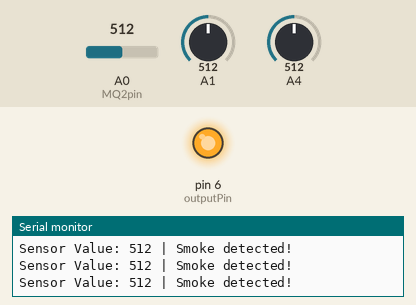
The sketch below on a simulated Arduino Uno, built with avr-gcc and run on an emulated ATmega328P. Shown: output pins drawn as LEDs (lit = HIGH), the last lines printed to the serial monitor. The inputs (shaded band) are chosen by the test bench; at power-on: A0 (MQ2pin) = 512, A1 = 512, A4 = 512. No radio packets arrive unless stated.

Above: at 1.2 s.
1.3 s: A0 (MQ2pin) set to 410
4.3 s: A0 (MQ2pin) set to 392
At 4.8 s:
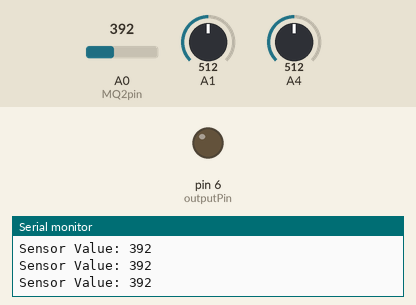
5.8 s: A0 (MQ2pin) set to 511
At 7.2 s:
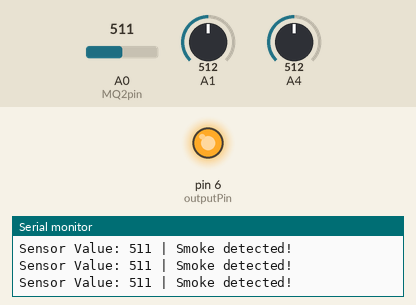
8.8 s: A0 (MQ2pin) set to 390
At 10.1 s:
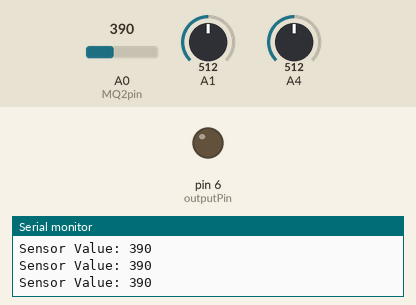
Timing chart, 0 to 11.3 s (numbered marks = the images above; inputs shaded):
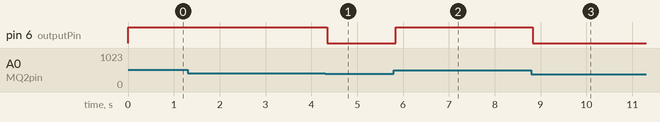

Measured:
- the behaviour switches between 401 and 400 on A0 (MQ2pin) (found by bisection; images 0 and 1)
- after the input at 4.3 s, pin 6 (outputPin): HIGH → LOW at once
- after the input at 5.8 s, pin 6 (outputPin): LOW → HIGH at once
- after the input at 8.8 s, pin 6 (outputPin): HIGH → LOW at once

The sketch:

Alat_sensor_gas_transmitter.ino
```cpp
#include <SPI.h>
#include <nRF24L01.h>
#include <RF24.h>
#define MQ2pin (0)

int sensorValue;
int outputPin = 6;

const uint64_t pipe = 0xE8E8F0F0E1LL;
RF24 radio(7, 8); // CE, CSN

void setup(){
  Serial.begin(9600);
  radio.begin();
  radio.openWritingPipe(pipe);
  radio.setDataRate(RF24_250KBPS);
  pinMode(outputPin,OUTPUT);
}

int i=0;

void loop(){
  sensorValue = analogRead(MQ2pin);
  Serial.print("Sensor Value: ");
  Serial.print(sensorValue);

  if(sensorValue > 400){
    Serial.print(" | Smoke detected!");
    digitalWrite(outputPin, HIGH);
    sensorValue = analogRead(sensorValue);
    radio.write(&sensorValue, sizeof(sensorValue));
    i=1;
  }else{
    digitalWrite(outputPin, LOW);
    if(i==1){
    sensorValue = analogRead(sensorValue);
    radio.write(&sensorValue, sizeof(sensorValue));
    i=0;
    }
  }
  Serial.println("");
}
```
